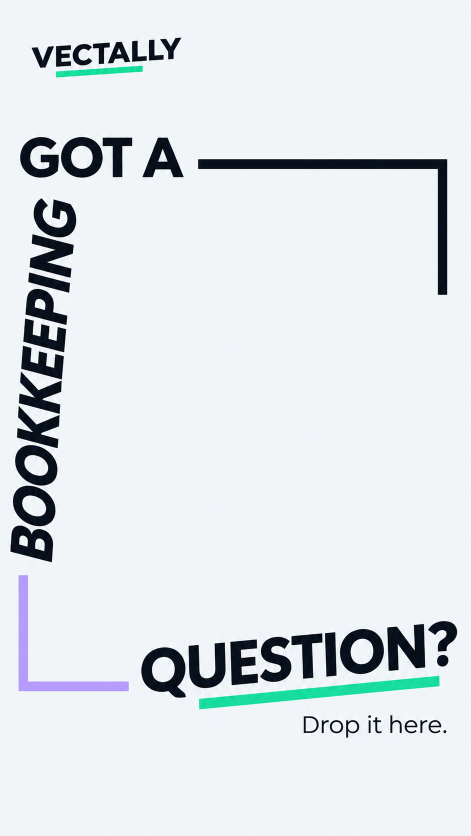
#> input picture vectally/sources/VECTALLY/Story/VECTALLY_S05_Got_A_Bookkeeping_Question.png, 941 x 1672 px (shown at 1/2 size)
$ python s05_actual_assets_audit.py
#> lines starting #> are read from the running program, lines starting #| are printed output that depends on the picture; after the words box and inside, x2 and y2 are one past the last pixel; in counts of white or black regions, pixels touching at a corner belong together
from vpaths import VSRC_, REPORT_FONT_  # portable paths (was D:/ and C:/)
from pathlib import Path
from PIL import Image,ImageDraw,ImageFont
import cv2,numpy as np,json
r=Path('outputs/VECTALLY-story-repair/S05');src=np.asarray(Image.open(VSRC_+'/Story/VECTALLY_S05_Got_A_Bookkeeping_Question.png').convert('RGB'));a=np.asarray(Image.open(r/'CANVA_ASSETS_BODY.png').convert('RGB'));assert src.shape==a.shape==(1672,941,3)
#> further down, src is the input picture: shape (1672, 941, 3); mean R, G, B 223.2, 228.8, 232.8
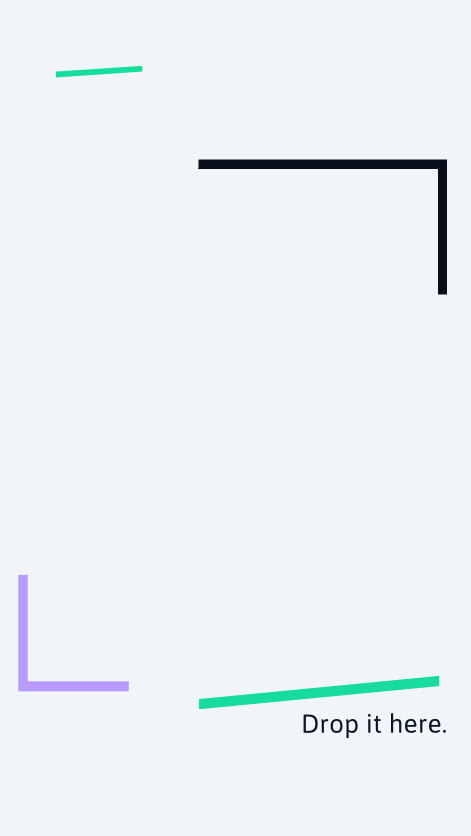
#> input picture vectally/outputs/VECTALLY-story-repair/S05/CANVA_ASSETS_BODY.png, 941 x 1672 px (shown at 1/2 size)
#> further down, a is the input picture: shape (1672, 941, 3); mean R, G, B 236.6, 241.9, 246
boxes=[('Bingkai kanan',(390,310,905,600),'dark'),('Bingkai kiri',(25,1135,270,1400),'purple'),('Aksen logo',(90,125,305,165),'green'),('Aksen QUESTION',(380,1335,900,1435),'green'),('Body native',(590,1420,920,1500),'dark')];sheet=Image.new('RGB',(1500,1100),'#e7edf4');d=ImageDraw.Draw(sheet);font=ImageFont.truetype('C:/Windows/Fonts/segoeui.ttf',20);rows=[]
#> after `sheet = Image.new('RGB', (1500, 1100), '#e7edf4')`:
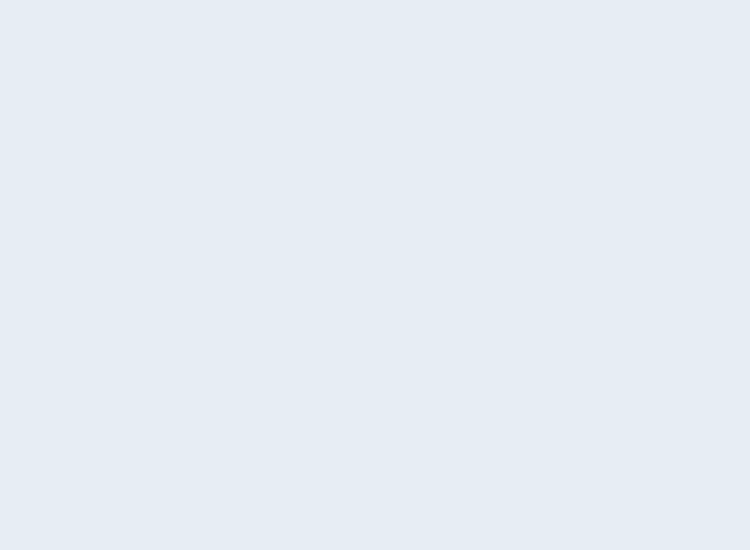
#> sheet: PIL image 1500x1100 RGB (shown at 1/2 size); mean R, G, B 231, 237, 244
def mask(im,fam):
 if fam=='dark':return np.all(im<90,axis=2)
 if fam=='green':return(im[:,:,1]>110)&(im[:,:,0]<100)&(im[:,:,2]>70)&(im[:,:,2]<210)
 return(im[:,:,2].astype(int)-im[:,:,0]>25)&(im[:,:,0]>110)
for i,(name,(x,y,xx,yy),fam)in enumerate(boxes):
 sm=mask(src[y:yy,x:xx],fam);nm=mask(a[y:yy,x:xx],fam);score=float((sm&nm).sum()/(sm|nm).sum());rows.append(dict(asset=name,geometry_iou=score,kind='native_body_font_candidate'if i==4 else'whole_native_shape'))
 for col,im in enumerate([src,a]):
  p=Image.fromarray(im[y:yy,x:xx]);p.thumbnail((700,165));sheet.paste(p,(20+col*750,45+i*215));d.text((20+col*750,10+i*215),name+' | '+('SUMBER'if col==0 else'CANVA')+f' | IoU {score:.4f}',font=font,fill='#091522')
#> this loop made 5 passes
#> score on passes 1 to 5: 1, 0.973, 0.973, 0.981, 0.442
#> pass 1, `sm = mask(src[y:yy, x:xx], fam)`:
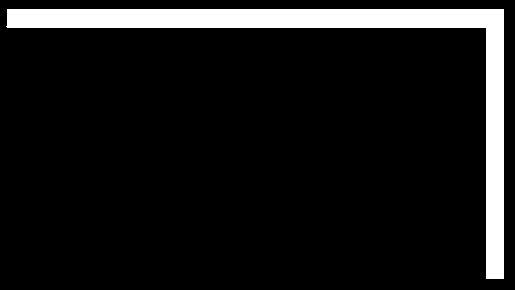
#> sm: shape (290, 515) bool; 9.3% white; 1 white region, box (x1, y1, x2, y2) and area: (6, 9, 504, 279) 13962
#> pass 2, `nm = mask(a[y:yy, x:xx], fam)`:
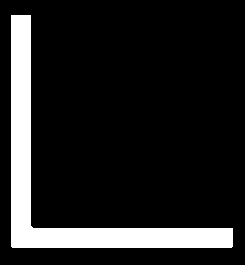
#> nm: shape (265, 245) bool; 13.4% white; 1 white region, box (x1, y1, x2, y2) and area: (11, 15, 233, 248) 8701
#> pass 3, `sm = mask(src[y:yy, x:xx], fam)`:
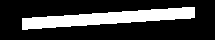
#> sm: shape (40, 215) bool; 23.3% white; 1 white region, box (x1, y1, x2, y2) and area: (22, 7, 195, 30) 2002
#> after the loop:
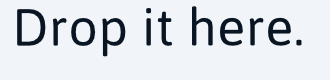
#> p: PIL image 330x80 RGB; mean R, G, B 217.1, 221.9, 226.8
#> after the loop:
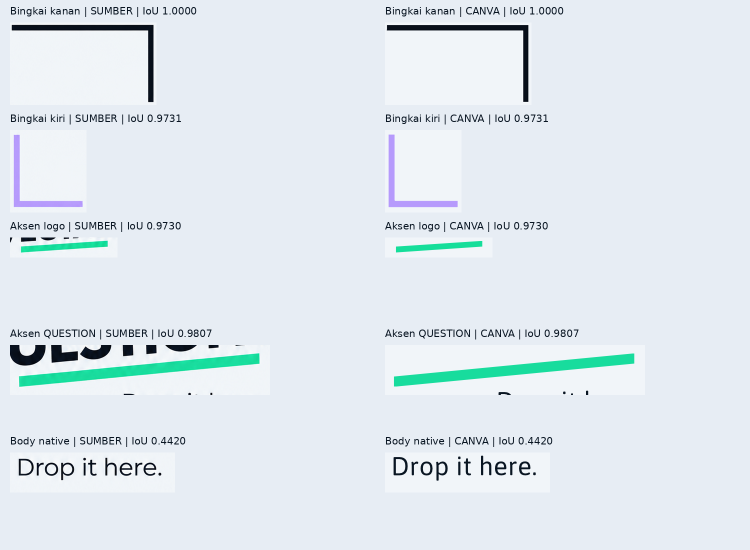
#> sheet: PIL image 1500x1100 RGB (shown at 1/2 size); mean R, G, B 224.5, 232.9, 238.8
#> after the loop, rows = 5 items
sheet.save(r/'CONTACT-SHEET-ASSETS-BODY-CANVA.png');(r/'ACTUAL-ASSET-AUDIT.json').write_text(json.dumps(dict(stage='INCOMPLETE_PAGE_ASSETS_ONLY_VERIFIED',dimensions=[941,1672],native_shapes=5,native_text=1,displayHeadlines='NOT_INSERTED',rows=rows,all84_complete=False),indent=2));print(json.dumps(rows))
#> (printed output is left out)
